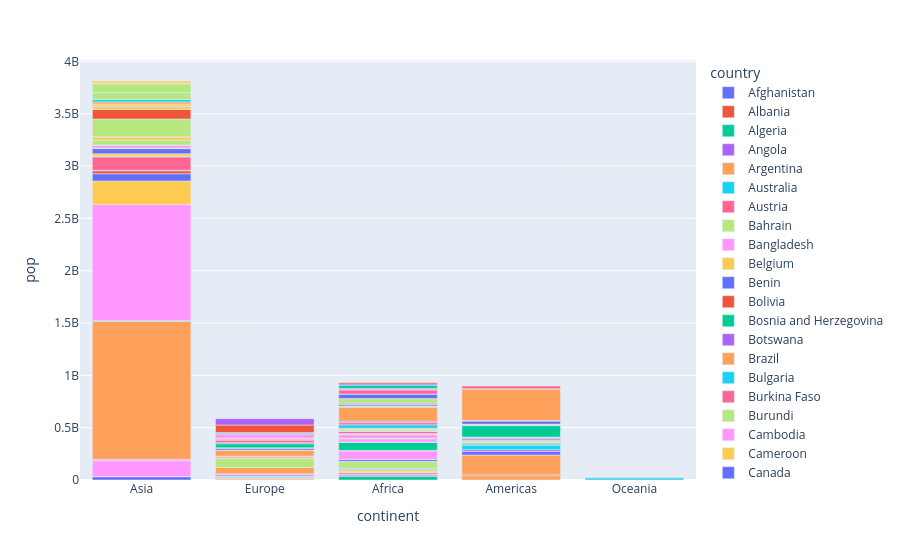

The notebook cell saved with this chart:
### Code cell
# stacked bar chart
# pop contribution per country to a continents pop stacked for a particular year(2007)
temp_df = gap[gap['year'] == 2007]
px.bar(temp_df, x='continent', y='pop', color='country')
